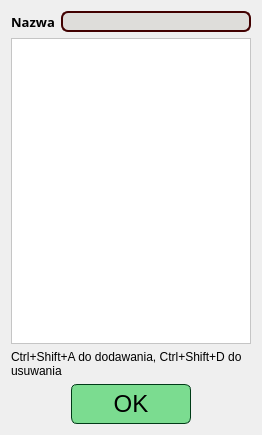
<?xml version="1.0" encoding="UTF-8"?>
<ui version="4.0">
 <class>PointsForPlacesPresetEditorWidget</class>
 <widget class="QWidget" name="PointsForPlacesPresetEditorWidget">
  <property name="geometry">
   <rect>
    <x>0</x>
    <y>0</y>
    <width>258</width>
    <height>435</height>
   </rect>
  </property>
  <property name="windowTitle">
   <string>Form</string>
  </property>
  <layout class="QVBoxLayout" name="verticalLayout_2">
   <item>
    <layout class="QHBoxLayout" name="horizontalLayout_2">
     <item>
      <widget class="QLabel" name="label_name">
       <property name="font">
        <font>
         <family>Quicksand Medium</family>
         <pointsize>10</pointsize>
         <bold>true</bold>
        </font>
       </property>
       <property name="styleSheet">
        <string notr="true">QLabel{
background: transparent;
color: rgb(0, 0, 0);
}</string>
       </property>
       <property name="text">
        <string>Nazwa</string>
       </property>
       <property name="alignment">
        <set>Qt::AlignCenter</set>
       </property>
      </widget>
     </item>
     <item>
      <widget class="QLineEdit" name="lineEdit_name">
       <property name="minimumSize">
        <size>
         <width>190</width>
         <height>21</height>
        </size>
       </property>
       <property name="maximumSize">
        <size>
         <width>190</width>
         <height>21</height>
        </size>
       </property>
       <property name="font">
        <font>
         <pointsize>10</pointsize>
        </font>
       </property>
       <property name="styleSheet">
        <string notr="true">QWidget{
	background-color: rgb(222, 221, 218);
	color: rgb(60, 60, 60);
	border: 2px solid rgb(65, 0, 0);
	border-radius: 7px;
}

QDoubleSpinBox::up-button{
border: 1px solid rgb(33, 42, 0);
border-radius: 3px;
		background-color: rgb(129, 175, 117);
	color: rgb(0, 59, 23);
}
QDoubleSpinBox::down-button{
border: 1px solid rgb(33, 42, 0);
border-radius: 3px;
	background-color: rgb(129, 175, 117);
	color: rgb(0, 59, 23);
}</string>
       </property>
      </widget>
     </item>
    </layout>
   </item>
   <item>
    <widget class="QTableView" name="tableView_pointsForPlaces">
     <property name="styleSheet">
      <string notr="true">color: black; background-color: white;</string>
     </property>
    </widget>
   </item>
   <item>
    <layout class="QVBoxLayout" name="verticalLayout">
     <item>
      <widget class="QLabel" name="label_shortcuts">
       <property name="sizePolicy">
        <sizepolicy hsizetype="Preferred" vsizetype="Maximum">
         <horstretch>0</horstretch>
         <verstretch>0</verstretch>
        </sizepolicy>
       </property>
       <property name="text">
        <string>Ctrl+Shift+A do dodawania, Ctrl+Shift+D do usuwania</string>
       </property>
       <property name="wordWrap">
        <bool>true</bool>
       </property>
      </widget>
     </item>
    </layout>
   </item>
   <item>
    <layout class="QHBoxLayout" name="horizontalLayout_OKButton">
     <item>
      <spacer name="horizontalSpacer">
       <property name="orientation">
        <enum>Qt::Horizontal</enum>
       </property>
       <property name="sizeHint" stdset="0">
        <size>
         <width>40</width>
         <height>20</height>
        </size>
       </property>
      </spacer>
     </item>
     <item>
      <widget class="QPushButton" name="pushButton_submit">
       <property name="minimumSize">
        <size>
         <width>120</width>
         <height>40</height>
        </size>
       </property>
       <property name="maximumSize">
        <size>
         <width>120</width>
         <height>40</height>
        </size>
       </property>
       <property name="font">
        <font>
         <pointsize>18</pointsize>
        </font>
       </property>
       <property name="styleSheet">
        <string notr="true">QPushButton{
border: 1px solid rgb(0, 59, 23);
border-radius: 6px;
color: rgb(0, 0, 0);
background-color: rgb(123, 220, 144);
}
QPushButton:hover{
background-color: rgb(153, 253, 174);
}</string>
       </property>
       <property name="text">
        <string>OK</string>
       </property>
      </widget>
     </item>
     <item>
      <spacer name="horizontalSpacer_2">
       <property name="orientation">
        <enum>Qt::Horizontal</enum>
       </property>
       <property name="sizeHint" stdset="0">
        <size>
         <width>40</width>
         <height>20</height>
        </size>
       </property>
      </spacer>
     </item>
    </layout>
   </item>
  </layout>
 </widget>
 <resources/>
 <connections/>
</ui>
